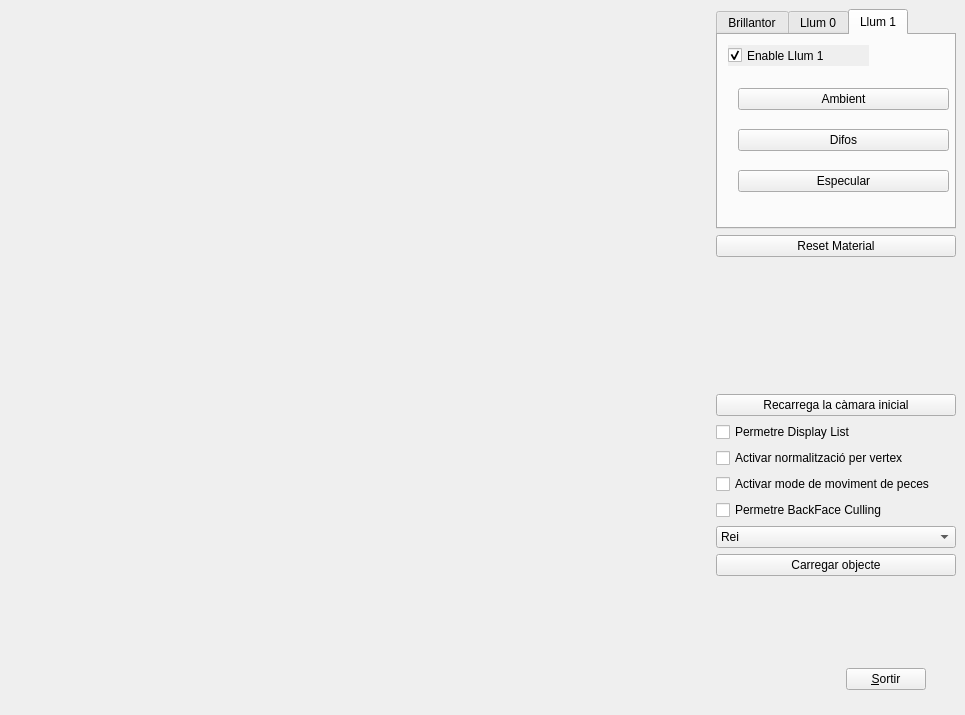
<ui version="4.0" >
 <class>Principal</class>
 <widget class="QWidget" name="Principal" >
  <property name="geometry" >
   <rect>
    <x>0</x>
    <y>0</y>
    <width>965</width>
    <height>715</height>
   </rect>
  </property>
  <property name="sizePolicy" >
   <sizepolicy>
    <hsizetype>0</hsizetype>
    <vsizetype>0</vsizetype>
    <horstretch>0</horstretch>
    <verstretch>0</verstretch>
   </sizepolicy>
  </property>
  <property name="minimumSize" >
   <size>
    <width>793</width>
    <height>581</height>
   </size>
  </property>
  <property name="windowTitle" >
   <string>Form1</string>
  </property>
  <layout class="QHBoxLayout" >
   <property name="margin" >
    <number>9</number>
   </property>
   <property name="spacing" >
    <number>6</number>
   </property>
   <item>
    <layout class="QHBoxLayout" >
     <property name="margin" >
      <number>0</number>
     </property>
     <property name="spacing" >
      <number>6</number>
     </property>
     <item>
      <layout class="QHBoxLayout" >
       <property name="margin" >
        <number>0</number>
       </property>
       <property name="spacing" >
        <number>6</number>
       </property>
       <item>
        <layout class="QVBoxLayout" >
         <property name="margin" >
          <number>0</number>
         </property>
         <property name="spacing" >
          <number>6</number>
         </property>
         <item>
          <layout class="QHBoxLayout" >
           <property name="margin" >
            <number>0</number>
           </property>
           <property name="spacing" >
            <number>6</number>
           </property>
           <item>
            <widget class="GLWidget" name="gLWidget1" >
             <property name="sizePolicy" >
              <sizepolicy>
               <hsizetype>7</hsizetype>
               <vsizetype>7</vsizetype>
               <horstretch>0</horstretch>
               <verstretch>0</verstretch>
              </sizepolicy>
             </property>
             <property name="minimumSize" >
              <size>
               <width>550</width>
               <height>550</height>
              </size>
             </property>
            </widget>
           </item>
          </layout>
         </item>
        </layout>
       </item>
      </layout>
     </item>
     <item>
      <layout class="QVBoxLayout" >
       <property name="margin" >
        <number>0</number>
       </property>
       <property name="spacing" >
        <number>6</number>
       </property>
       <item>
        <layout class="QVBoxLayout" >
         <property name="margin" >
          <number>0</number>
         </property>
         <property name="spacing" >
          <number>6</number>
         </property>
         <item>
          <widget class="QTabWidget" name="tabWidget" >
           <property name="sizePolicy" >
            <sizepolicy>
             <hsizetype>0</hsizetype>
             <vsizetype>0</vsizetype>
             <horstretch>0</horstretch>
             <verstretch>0</verstretch>
            </sizepolicy>
           </property>
           <property name="minimumSize" >
            <size>
             <width>240</width>
             <height>220</height>
            </size>
           </property>
           <property name="toolTip" >
            <string>&lt;html>&lt;head>&lt;meta name="qrichtext" content="1" />&lt;style type="text/css">
p, li { white-space: pre-wrap; }
&lt;/style>&lt;/head>&lt;body style=" font-family:'Sans Serif'; font-size:9pt; font-weight:400; font-style:normal; text-decoration:none;">
&lt;p style=" margin-top:0px; margin-bottom:0px; margin-left:0px; margin-right:0px; -qt-block-indent:0; text-indent:0px;">Llum1&lt;/p>&lt;/body>&lt;/html></string>
           </property>
           <property name="autoFillBackground" >
            <bool>true</bool>
           </property>
           <property name="tabPosition" >
            <enum>QTabWidget::North</enum>
           </property>
           <property name="currentIndex" >
            <number>2</number>
           </property>
           <property name="iconSize" >
            <size>
             <width>16</width>
             <height>16</height>
            </size>
           </property>
           <property name="usesScrollButtons" >
            <bool>false</bool>
           </property>
           <widget class="QWidget" name="sh" >
            <attribute name="title" >
             <string>Brillantor</string>
            </attribute>
            <widget class="QSlider" name="horizontalSlider_4" >
             <property name="geometry" >
              <rect>
               <x>20</x>
               <y>160</y>
               <width>201</width>
               <height>20</height>
              </rect>
             </property>
             <property name="orientation" >
              <enum>Qt::Horizontal</enum>
             </property>
            </widget>
            <widget class="QWidget" name="layoutWidget" >
             <property name="geometry" >
              <rect>
               <x>10</x>
               <y>17</y>
               <width>211</width>
               <height>131</height>
              </rect>
             </property>
             <layout class="QVBoxLayout" >
              <property name="margin" >
               <number>0</number>
              </property>
              <property name="spacing" >
               <number>6</number>
              </property>
              <item>
               <widget class="QPushButton" name="Ambient" >
                <property name="text" >
                 <string>Ambient</string>
                </property>
               </widget>
              </item>
              <item>
               <widget class="QPushButton" name="Difos" >
                <property name="text" >
                 <string>Difos</string>
                </property>
               </widget>
              </item>
              <item>
               <widget class="QPushButton" name="Especular" >
                <property name="text" >
                 <string>Especular</string>
                </property>
               </widget>
              </item>
             </layout>
            </widget>
           </widget>
           <widget class="QWidget" name="tab" >
            <attribute name="title" >
             <string>Llum 0</string>
            </attribute>
            <widget class="QCheckBox" name="Llum0On" >
             <property name="geometry" >
              <rect>
               <x>20</x>
               <y>10</y>
               <width>141</width>
               <height>21</height>
              </rect>
             </property>
             <property name="autoFillBackground" >
              <bool>true</bool>
             </property>
             <property name="text" >
              <string>Enable Llum 0</string>
             </property>
             <property name="checkable" >
              <bool>true</bool>
             </property>
             <property name="checked" >
              <bool>true</bool>
             </property>
            </widget>
            <widget class="QWidget" name="layoutWidget_2" >
             <property name="geometry" >
              <rect>
               <x>10</x>
               <y>30</y>
               <width>211</width>
               <height>131</height>
              </rect>
             </property>
             <layout class="QVBoxLayout" >
              <property name="margin" >
               <number>0</number>
              </property>
              <property name="spacing" >
               <number>6</number>
              </property>
              <item>
               <widget class="QPushButton" name="Ambient_2" >
                <property name="text" >
                 <string>Ambient</string>
                </property>
               </widget>
              </item>
              <item>
               <widget class="QPushButton" name="Difos_2" >
                <property name="text" >
                 <string>Difos</string>
                </property>
               </widget>
              </item>
              <item>
               <widget class="QPushButton" name="Especular_2" >
                <property name="text" >
                 <string>Especular</string>
                </property>
               </widget>
              </item>
             </layout>
            </widget>
           </widget>
           <widget class="QWidget" name="tab_2" >
            <attribute name="title" >
             <string>Llum 1</string>
            </attribute>
            <widget class="QWidget" name="layoutWidget_3" >
             <property name="geometry" >
              <rect>
               <x>20</x>
               <y>40</y>
               <width>211</width>
               <height>131</height>
              </rect>
             </property>
             <layout class="QVBoxLayout" >
              <property name="margin" >
               <number>0</number>
              </property>
              <property name="spacing" >
               <number>6</number>
              </property>
              <item>
               <widget class="QPushButton" name="Ambient_3" >
                <property name="text" >
                 <string>Ambient</string>
                </property>
               </widget>
              </item>
              <item>
               <widget class="QPushButton" name="Difos_3" >
                <property name="text" >
                 <string>Difos</string>
                </property>
               </widget>
              </item>
              <item>
               <widget class="QPushButton" name="Especular_3" >
                <property name="text" >
                 <string>Especular</string>
                </property>
               </widget>
              </item>
             </layout>
            </widget>
            <widget class="QCheckBox" name="Llum1On" >
             <property name="geometry" >
              <rect>
               <x>10</x>
               <y>10</y>
               <width>141</width>
               <height>21</height>
              </rect>
             </property>
             <property name="autoFillBackground" >
              <bool>true</bool>
             </property>
             <property name="text" >
              <string>Enable Llum 1</string>
             </property>
             <property name="checkable" >
              <bool>true</bool>
             </property>
             <property name="checked" >
              <bool>true</bool>
             </property>
            </widget>
           </widget>
          </widget>
         </item>
         <item>
          <widget class="QPushButton" name="ResetMat" >
           <property name="text" >
            <string>Reset Material</string>
           </property>
          </widget>
         </item>
         <item>
          <spacer>
           <property name="orientation" >
            <enum>Qt::Vertical</enum>
           </property>
           <property name="sizeHint" >
            <size>
             <width>20</width>
             <height>40</height>
            </size>
           </property>
          </spacer>
         </item>
        </layout>
       </item>
       <item>
        <layout class="QVBoxLayout" >
         <property name="margin" >
          <number>0</number>
         </property>
         <property name="spacing" >
          <number>6</number>
         </property>
         <item>
          <spacer>
           <property name="orientation" >
            <enum>Qt::Vertical</enum>
           </property>
           <property name="sizeHint" >
            <size>
             <width>20</width>
             <height>21</height>
            </size>
           </property>
          </spacer>
         </item>
         <item>
          <layout class="QVBoxLayout" >
           <property name="margin" >
            <number>0</number>
           </property>
           <property name="spacing" >
            <number>6</number>
           </property>
           <item>
            <widget class="QPushButton" name="camarainicial" >
             <property name="text" >
              <string>Recarrega la càmara inicial</string>
             </property>
            </widget>
           </item>
           <item>
            <widget class="QCheckBox" name="checkBox" >
             <property name="text" >
              <string>Permetre Display List</string>
             </property>
            </widget>
           </item>
           <item>
            <widget class="QCheckBox" name="NormVert" >
             <property name="text" >
              <string>Activar normalització per vertex</string>
             </property>
            </widget>
           </item>
           <item>
            <widget class="QCheckBox" name="checkBoxpeces" >
             <property name="text" >
              <string>Activar mode de moviment de peces</string>
             </property>
            </widget>
           </item>
           <item>
            <widget class="QCheckBox" name="Culling" >
             <property name="text" >
              <string>Permetre BackFace Culling</string>
             </property>
            </widget>
           </item>
           <item>
            <layout class="QVBoxLayout" >
             <property name="margin" >
              <number>0</number>
             </property>
             <property name="spacing" >
              <number>6</number>
             </property>
             <item>
              <widget class="QComboBox" name="comboBox" >
               <item>
                <property name="text" >
                 <string>Rei</string>
                </property>
               </item>
               <item>
                <property name="text" >
                 <string>Reina</string>
                </property>
               </item>
               <item>
                <property name="text" >
                 <string>Alfil</string>
                </property>
               </item>
               <item>
                <property name="text" >
                 <string>Cavall</string>
                </property>
               </item>
               <item>
                <property name="text" >
                 <string>Torre</string>
                </property>
               </item>
               <item>
                <property name="text" >
                 <string>Peó</string>
                </property>
               </item>
              </widget>
             </item>
             <item>
              <widget class="QPushButton" name="carregador" >
               <property name="text" >
                <string>Carregar objecte</string>
               </property>
              </widget>
             </item>
             <item>
              <spacer>
               <property name="orientation" >
                <enum>Qt::Vertical</enum>
               </property>
               <property name="sizeHint" >
                <size>
                 <width>171</width>
                 <height>71</height>
                </size>
               </property>
              </spacer>
             </item>
            </layout>
           </item>
          </layout>
         </item>
        </layout>
       </item>
       <item>
        <layout class="QHBoxLayout" >
         <property name="margin" >
          <number>11</number>
         </property>
         <property name="spacing" >
          <number>6</number>
         </property>
         <item>
          <spacer>
           <property name="orientation" >
            <enum>Qt::Horizontal</enum>
           </property>
           <property name="sizeType" >
            <enum>QSizePolicy::Fixed</enum>
           </property>
           <property name="sizeHint" >
            <size>
             <width>101</width>
             <height>31</height>
            </size>
           </property>
          </spacer>
         </item>
         <item>
          <widget class="QPushButton" name="pushButton1" >
           <property name="sizePolicy" >
            <sizepolicy>
             <hsizetype>0</hsizetype>
             <vsizetype>0</vsizetype>
             <horstretch>0</horstretch>
             <verstretch>0</verstretch>
            </sizepolicy>
           </property>
           <property name="minimumSize" >
            <size>
             <width>75</width>
             <height>0</height>
            </size>
           </property>
           <property name="text" >
            <string>&amp;Sortir</string>
           </property>
           <property name="shortcut" >
            <string>Alt+S</string>
           </property>
          </widget>
         </item>
        </layout>
       </item>
      </layout>
     </item>
    </layout>
   </item>
  </layout>
 </widget>
 <layoutdefault spacing="6" margin="11" />
 <customwidgets>
  <customwidget>
   <class>GLWidget</class>
   <extends>QWidget</extends>
   <header>GLWidget.h</header>
  </customwidget>
 </customwidgets>
 <includes>
  <include location="local" >../widget/GLWidget.h</include>
 </includes>
 <resources/>
 <connections>
  <connection>
   <sender>pushButton1</sender>
   <signal>clicked()</signal>
   <receiver>Principal</receiver>
   <slot>close()</slot>
   <hints>
    <hint type="sourcelabel" >
     <x>20</x>
     <y>20</y>
    </hint>
    <hint type="destinationlabel" >
     <x>20</x>
     <y>20</y>
    </hint>
   </hints>
  </connection>
  <connection>
   <sender>carregador</sender>
   <signal>clicked()</signal>
   <receiver>gLWidget1</receiver>
   <slot>OpenFile()</slot>
   <hints>
    <hint type="sourcelabel" >
     <x>665</x>
     <y>382</y>
    </hint>
    <hint type="destinationlabel" >
     <x>338</x>
     <y>300</y>
    </hint>
   </hints>
  </connection>
  <connection>
   <sender>comboBox</sender>
   <signal>highlighted(int)</signal>
   <receiver>gLWidget1</receiver>
   <slot>OpenPiece(int)</slot>
   <hints>
    <hint type="sourcelabel" >
     <x>544</x>
     <y>366</y>
    </hint>
    <hint type="destinationlabel" >
     <x>222</x>
     <y>288</y>
    </hint>
   </hints>
  </connection>
  <connection>
   <sender>camarainicial</sender>
   <signal>clicked()</signal>
   <receiver>gLWidget1</receiver>
   <slot>Reset()</slot>
   <hints>
    <hint type="sourcelabel" >
     <x>544</x>
     <y>55</y>
    </hint>
    <hint type="destinationlabel" >
     <x>222</x>
     <y>288</y>
    </hint>
   </hints>
  </connection>
  <connection>
   <sender>checkBox</sender>
   <signal>stateChanged(int)</signal>
   <receiver>gLWidget1</receiver>
   <slot>PermetDisplay()</slot>
   <hints>
    <hint type="sourcelabel" >
     <x>544</x>
     <y>85</y>
    </hint>
    <hint type="destinationlabel" >
     <x>222</x>
     <y>288</y>
    </hint>
   </hints>
  </connection>
  <connection>
   <sender>checkBoxpeces</sender>
   <signal>stateChanged(int)</signal>
   <receiver>gLWidget1</receiver>
   <slot>ActivaSeleccio()</slot>
   <hints>
    <hint type="sourcelabel" >
     <x>537</x>
     <y>112</y>
    </hint>
    <hint type="destinationlabel" >
     <x>214</x>
     <y>288</y>
    </hint>
   </hints>
  </connection>
  <connection>
   <sender>Culling</sender>
   <signal>stateChanged(int)</signal>
   <receiver>gLWidget1</receiver>
   <slot>setCulling()</slot>
   <hints>
    <hint type="sourcelabel" >
     <x>671</x>
     <y>107</y>
    </hint>
    <hint type="destinationlabel" >
     <x>283</x>
     <y>289</y>
    </hint>
   </hints>
  </connection>
  <connection>
   <sender>ResetMat</sender>
   <signal>clicked()</signal>
   <receiver>gLWidget1</receiver>
   <slot>resetPiece()</slot>
   <hints>
    <hint type="sourcelabel" >
     <x>688</x>
     <y>261</y>
    </hint>
    <hint type="destinationlabel" >
     <x>285</x>
     <y>328</y>
    </hint>
   </hints>
  </connection>
  <connection>
   <sender>horizontalSlider_4</sender>
   <signal>sliderMoved(int)</signal>
   <receiver>gLWidget1</receiver>
   <slot>setsh(int)</slot>
   <hints>
    <hint type="sourcelabel" >
     <x>680</x>
     <y>134</y>
    </hint>
    <hint type="destinationlabel" >
     <x>285</x>
     <y>328</y>
    </hint>
   </hints>
  </connection>
  <connection>
   <sender>Ambient</sender>
   <signal>clicked()</signal>
   <receiver>gLWidget1</receiver>
   <slot>setAmbient()</slot>
   <hints>
    <hint type="sourcelabel" >
     <x>731</x>
     <y>77</y>
    </hint>
    <hint type="destinationlabel" >
     <x>295</x>
     <y>328</y>
    </hint>
   </hints>
  </connection>
  <connection>
   <sender>Difos</sender>
   <signal>clicked()</signal>
   <receiver>gLWidget1</receiver>
   <slot>setDifos()</slot>
   <hints>
    <hint type="sourcelabel" >
     <x>641</x>
     <y>68</y>
    </hint>
    <hint type="destinationlabel" >
     <x>296</x>
     <y>334</y>
    </hint>
   </hints>
  </connection>
  <connection>
   <sender>Especular</sender>
   <signal>clicked()</signal>
   <receiver>gLWidget1</receiver>
   <slot>setEspecular()</slot>
   <hints>
    <hint type="sourcelabel" >
     <x>641</x>
     <y>68</y>
    </hint>
    <hint type="destinationlabel" >
     <x>296</x>
     <y>334</y>
    </hint>
   </hints>
  </connection>
  <connection>
   <sender>Llum0On</sender>
   <signal>stateChanged(int)</signal>
   <receiver>gLWidget1</receiver>
   <slot>llum0onoff()</slot>
   <hints>
    <hint type="sourcelabel" >
     <x>701</x>
     <y>67</y>
    </hint>
    <hint type="destinationlabel" >
     <x>325</x>
     <y>344</y>
    </hint>
   </hints>
  </connection>
  <connection>
   <sender>Ambient_2</sender>
   <signal>clicked()</signal>
   <receiver>gLWidget1</receiver>
   <slot>setAmbientlight0()</slot>
   <hints>
    <hint type="sourcelabel" >
     <x>726</x>
     <y>99</y>
    </hint>
    <hint type="destinationlabel" >
     <x>325</x>
     <y>344</y>
    </hint>
   </hints>
  </connection>
  <connection>
   <sender>Difos_2</sender>
   <signal>clicked()</signal>
   <receiver>gLWidget1</receiver>
   <slot>setDifoslight0()</slot>
   <hints>
    <hint type="sourcelabel" >
     <x>726</x>
     <y>140</y>
    </hint>
    <hint type="destinationlabel" >
     <x>325</x>
     <y>344</y>
    </hint>
   </hints>
  </connection>
  <connection>
   <sender>Especular_2</sender>
   <signal>clicked()</signal>
   <receiver>gLWidget1</receiver>
   <slot>setEspecularlight0()</slot>
   <hints>
    <hint type="sourcelabel" >
     <x>726</x>
     <y>181</y>
    </hint>
    <hint type="destinationlabel" >
     <x>325</x>
     <y>344</y>
    </hint>
   </hints>
  </connection>
  <connection>
   <sender>Ambient_3</sender>
   <signal>clicked()</signal>
   <receiver>gLWidget1</receiver>
   <slot>setAmbientlight1()</slot>
   <hints>
    <hint type="sourcelabel" >
     <x>736</x>
     <y>109</y>
    </hint>
    <hint type="destinationlabel" >
     <x>325</x>
     <y>344</y>
    </hint>
   </hints>
  </connection>
  <connection>
   <sender>Difos_3</sender>
   <signal>clicked()</signal>
   <receiver>gLWidget1</receiver>
   <slot>setDifoslight1()</slot>
   <hints>
    <hint type="sourcelabel" >
     <x>736</x>
     <y>150</y>
    </hint>
    <hint type="destinationlabel" >
     <x>325</x>
     <y>344</y>
    </hint>
   </hints>
  </connection>
  <connection>
   <sender>Especular_3</sender>
   <signal>clicked()</signal>
   <receiver>gLWidget1</receiver>
   <slot>setEspecularlight1()</slot>
   <hints>
    <hint type="sourcelabel" >
     <x>736</x>
     <y>191</y>
    </hint>
    <hint type="destinationlabel" >
     <x>325</x>
     <y>344</y>
    </hint>
   </hints>
  </connection>
  <connection>
   <sender>Llum1On</sender>
   <signal>stateChanged(int)</signal>
   <receiver>gLWidget1</receiver>
   <slot>llum1onoff()</slot>
   <hints>
    <hint type="sourcelabel" >
     <x>701</x>
     <y>77</y>
    </hint>
    <hint type="destinationlabel" >
     <x>325</x>
     <y>344</y>
    </hint>
   </hints>
  </connection>
  <connection>
   <sender>NormVert</sender>
   <signal>stateChanged(int)</signal>
   <receiver>gLWidget1</receiver>
   <slot>NormalVertex()</slot>
   <hints>
    <hint type="sourcelabel" >
     <x>729</x>
     <y>424</y>
    </hint>
    <hint type="destinationlabel" >
     <x>325</x>
     <y>344</y>
    </hint>
   </hints>
  </connection>
 </connections>
</ui>
